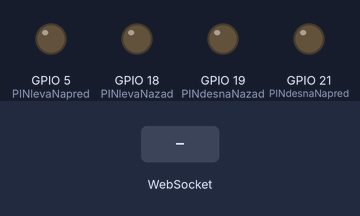
Recording of a sketch running on a simulated ESP32. On the bench: output pins drawn as LEDs (lit = HIGH). Inputs (shaded band) come from the test bench. WiFi joins after 1.5 s; servers stay silent unless stated; what the sketch prints to the serial monitor is not drawn.

Above: at 1.2 s.
1.3 s: WebSocket text "LevaNapredGO" received
At 1.6 s:
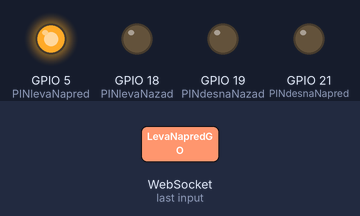
2.8 s: WebSocket text "LevaNazadGO" received
At 3.9 s:
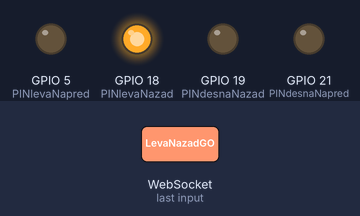
4.3 s: WebSocket text "DesnaNapredGO" received
At 5.1 s:
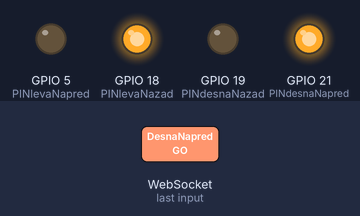
5.8 s: WebSocket text "LevaNazadSTOP" received
At 6.2 s:
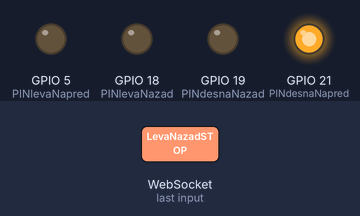
7.3 s: WebSocket text "DesnaNazadGO" received
At 8.5 s:
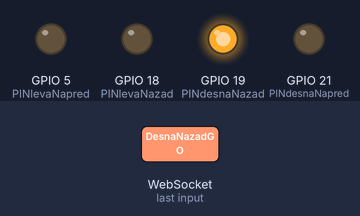
8.8 s: WebSocket text "LevaNapredGO" received
At 9.7 s:
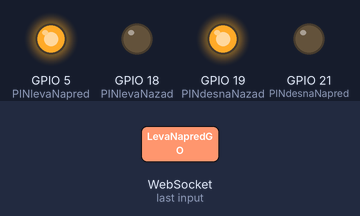
Timing chart, 0 to 11.3 s (numbered marks = the images above; inputs shaded):
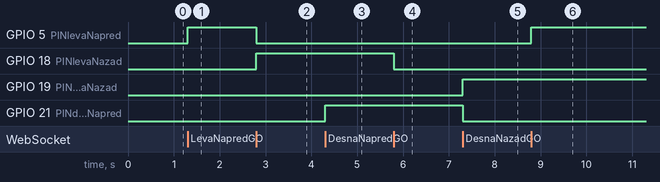

Measured:
- after the input at 1.3 s, GPIO 5 (PINlevaNapred): LOW → HIGH at once
- after the input at 2.8 s, GPIO 5 (PINlevaNapred): HIGH → LOW at once; GPIO 18 (PINlevaNazad): LOW → HIGH at once
- after the input at 4.3 s, GPIO 21 (PINdesnaNapred): LOW → HIGH at once
- after the input at 5.8 s, GPIO 18 (PINlevaNazad): HIGH → LOW at once
- after the input at 7.3 s, GPIO 19 (PINdesnaNazad): LOW → HIGH at once; GPIO 21 (PINdesnaNapred): HIGH → LOW at once
- after the input at 8.8 s, GPIO 5 (PINlevaNapred): LOW → HIGH at once

The sketch:

websocket_TANK_MINI.ino
```cpp
#include "WiFi.h"
#include "AsyncTCP.h"
#include "ESPAsyncWebServer.h"
#include "SPIFFS.h"
//5 18 19 21

// assigning pin variable name
const int PINlevaNapred = 5;
const int PINlevaNazad = 18;
const int PINdesnaNapred = 21;
const int PINdesnaNazad = 19;


// Replace with your network credentials
const char* ssid = "MiniTank";
const char* password = "";


// Create AsyncWebServer object on port 80
AsyncWebServer server(80);
AsyncWebSocket ws("/");

const char index_html[] PROGMEM = R"rawliteral(
<!DOCTYPE html>
<html lang="en">
  <head>
    <meta charset="UTF-8" />
    <meta http-equiv="X-UA-Compatible" content="IE=edge" />
    <meta name="viewport" content="width=device-width, initial-scale=1.0" />
    <style>
      html {
        height: 100%;
      }
      body {
        height: 100%;
        margin: 0;
        display: flex;
        align-items: center;
        justify-content: center;
      }

      .leftContainer {
        position: absolute;
        width: 30vw;
        height: 100%;
        left: 0;
        top: 0;
        display: flex;
        flex-direction: column;
        justify-content: space-between;
      }

      .rightContainer {
        position: absolute;
        width: 30vw;
        height: 100%;
        right: 0;
        top: 0;
        display: flex;
        flex-direction: column;
        justify-content: space-between;
      }

      div {
        box-sizing: border-box;
      }

      div > div {
        height: 30vw;
        width: 30vw;
        border: 1px solid black;
      }
      #fs {
        border: 1px solid black;
        width: 5vw;
        height: 5vw;
        display: flex;
        align-items: center;
        justify-content: center;
      }
    </style>
  </head>
  <body>
    <div id="fs">FS</div>
    <div class="leftContainer">
      <div id="LevaNapredGO"></div>
      <div id="LevaNazadGO"></div>
    </div>
    <div class="rightContainer">
      <div id="DesnaNapredGO"></div>
      <div id="DesnaNazadGO"></div>
    </div>

    <script>
      var gateway = `ws://192.168.4.1/`;
      var websocket;
      window.addEventListener("load", onload);


      function onload(event) {
        initWebSocket();
      }
      function onMessage() {
        console.log("fuck you");
      }

      function initWebSocket() {
        console.log("Trying to open a WebSocket connection…");
        websocket = new WebSocket(gateway);
        websocket.onopen = onOpen;
        websocket.onclose = onClose;
        websocket.onmessage = onMessage;
      }

      function onOpen(event) {
        console.log("Connection opened");
      }

      function onClose(event) {
        console.log("Connection closed");
        setTimeout(initWebSocket, 2000);
      }

      function sendRequest(value) {
        websocket.send(value);
      }
      const FS = document.getElementById("fs");
      fs.addEventListener("click", () => {
        document.documentElement.requestFullscreen();
      });

      const LevaNapredGO = document.getElementById("LevaNapredGO");
      const LevaNazadGO = document.getElementById("LevaNazadGO");
      const DesnaNapredGO = document.getElementById("DesnaNapredGO");
      const DesnaNazadGO = document.getElementById("DesnaNazadGO");

      LevaNapredGO.addEventListener("touchstart", (e) => {
        sendRequest("LevaNapredGO");
        LevaNapredGO.style.background = "red";
      });

      LevaNapredGO.addEventListener("touchend", (e) => {
        LevaNapredGO.style.background = "none";
        sendRequest("LevaNapredSTOP");
      });

      LevaNazadGO.addEventListener("touchstart", (e) => {
        sendRequest("LevaNazadGO");
        LevaNazadGO.style.background = "red";
      });

      LevaNazadGO.addEventListener("touchend", (e) => {
        sendRequest("LevaNazadSTOP");
        LevaNazadGO.style.background = "none";
      });

      DesnaNapredGO.addEventListener("touchstart", (e) => {
        sendRequest("DesnaNapredGO");
        DesnaNapredGO.style.background = "red";
      });

      DesnaNapredGO.addEventListener("touchend", (e) => {
        DesnaNapredGO.style.background = "none";
        sendRequest("DesnaNapredSTOP");
      });

      DesnaNazadGO.addEventListener("touchstart", (e) => {
        sendRequest("DesnaNazadGO");
        DesnaNazadGO.style.background = "red";
      });

      DesnaNazadGO.addEventListener("touchend", (e) => {
        DesnaNazadGO.style.background = "none";
        sendRequest("DesnaNazadSTOP");
      });
    </script>
  </body>

</html>
)rawliteral";

void notifyClients() {
//  ws.textAll(String(ledState));
}

String message = "";
String direction ="STOP";
String steps;
 String valName;
 String val;
void handleWebSocketMessage(void *arg, uint8_t *data, size_t len) {
  AwsFrameInfo *info = (AwsFrameInfo*)arg;
  if (info->final && info->index == 0 && info->len == len && info->opcode == WS_TEXT) {
    data[len] = 0;
//     Serial.printf((char*)data);
     message = (char*)data;
     val = message.substring(0, message.indexOf("&"));
     valName = message.substring(message.indexOf("&")+1, message.length());

//    moje brljotke

        //LEAVA GUSENICA LOGIC
        if(message == "LevaNapredGO"){
            digitalWrite(PINlevaNapred,HIGH);
            digitalWrite(PINlevaNazad,LOW);
            Serial.printf("LevaNapredGO");
          }
        if(message == "LevaNazadGO"){
            digitalWrite(PINlevaNapred,LOW);
            digitalWrite(PINlevaNazad,HIGH);
            Serial.printf("LevaNazadGO");
          }
        if(message == "LevaNazadSTOP"){
            digitalWrite(PINlevaNazad,LOW);
            Serial.printf("LevaNazadSTOP");
          }
        if(message == "LevaNapredSTOP"){
            digitalWrite(PINlevaNapred,LOW);
            Serial.printf("LevaNapredSTOP");
          }

        //DESNA GUSENICA LOGIC
        if(message == "DesnaNapredGO"){
            digitalWrite(PINdesnaNapred,HIGH);
            digitalWrite(PINdesnaNazad,LOW);
            Serial.printf("DesnaNapredGO");
          }
        if(message == "DesnaNazadGO"){
            digitalWrite(PINdesnaNapred,LOW);
            digitalWrite(PINdesnaNazad,HIGH);
            Serial.printf("DesnaNazadGO");
          }
        if(message == "DesnaNapredSTOP"){
            digitalWrite(PINdesnaNapred,LOW);
            Serial.printf("DesnaNapredSTOP");
          }
        if(message == "DesnaNazadSTOP"){
            digitalWrite(PINdesnaNazad,LOW);
            Serial.printf("DesnaNazadSTOP");
          }

//    moje brljotke

     notifyClients();
  }
}

void onEvent(AsyncWebSocket *server, AsyncWebSocketClient *client, AwsEventType type,
             void *arg, uint8_t *data, size_t len) {
  switch (type) {
    case WS_EVT_CONNECT:
      Serial.printf("WebSocket client #%u connected from %s\n", client->id(), client->remoteIP().toString().c_str());
      break;
    case WS_EVT_DISCONNECT:
      Serial.printf("WebSocket client #%u disconnected\n", client->id());
      break;
    case WS_EVT_DATA:
      handleWebSocketMessage(arg, data, len);
      break;
    case WS_EVT_PONG:
    case WS_EVT_ERROR:
      break;
  }
}

void initWebSocket() {
  ws.onEvent(onEvent);
  server.addHandler(&ws);
}


void setup(){
  WiFi.setHostname("tank.com");
  // Serial port for debugging purposes
  Serial.begin(115200);

//  digitalWrite(ledPin, LOW);
pinMode(PINlevaNapred, OUTPUT);
pinMode(PINlevaNazad, OUTPUT);
pinMode(PINdesnaNapred, OUTPUT);
pinMode(PINdesnaNazad, OUTPUT);


// Connect to Wi-2
//  WiFi.begin(ssid, password);
  WiFi.softAP(ssid);
  IPAddress IP = WiFi.softAPIP();

  // Print ESP Local IP Address
  Serial.println(WiFi.localIP());

  initWebSocket();

  // Route for root / web page
  server.on("/", HTTP_GET, [](AsyncWebServerRequest *request){
    request->send_P(200, "text/html", index_html);
  });


  //MOTORS START
  //MOTORS END

  // Start server
  server.begin();
}


void loop() {
  ws.cleanupClients();
//  digitalWrite(ledPin, ledState);
}
```
